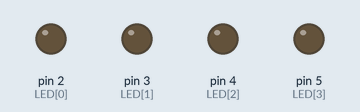
Recording of a sketch running on a simulated Arduino Uno, built with avr-gcc and run on an emulated ATmega328P. Shown: output pins drawn as LEDs (lit = HIGH).

Above: at 0.11 s.
At 1.06 s:
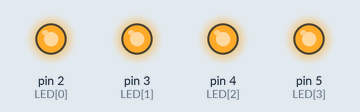
At 2.25 s:
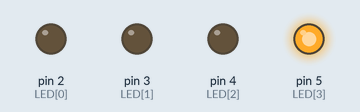
At 4.15 s:
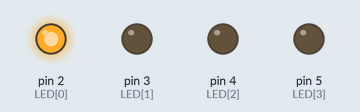
At 6.29 s:
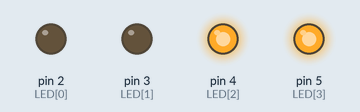
At 8.43 s:
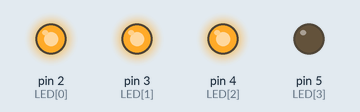
Timing chart, 0 to 8.7 s (numbered marks = the images above):
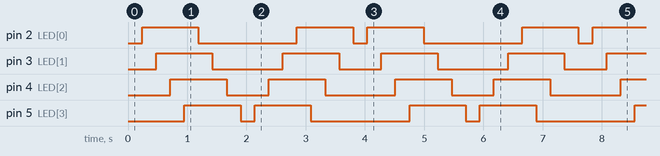

The sketch:

led_train_non_blocking_delay.ino
```cpp
/*
 * Author Name  : Badrikesh Prusty
 * Organisation : Emertxe Information Technologies (P) Ltd.
 * Date         : 03/08/2020
 * Description  : Write an Arduino program to create an LED train using 4 LEDs that enters and exits the tunnel in both Left to Right
                  and Right to Left using non-blocking delay.
 * Input        : No user input required
 * Output       : LED train will first enter then Tunnel from the Left and then exit the tunnel. Then it will Enter the tunnel from the
                  Right and exit the tunnel.
 */

#define L2R 0               //Defining direction value for train moving Left to Right
#define R2L 1               //For train moving Right to Left
#define some_msec 0xFFFF    //defining wait time this value creates delay in the order of milli seconds (non blocking delay)

byte LED[4] = {2, 3, 4, 5}; //Defining array of LED with values as arduino pins
                            //that a specific LED is connected to
void setup() {              //setup function runs only once the after arduino is connected to the power or reset button is pressed
  for ( byte i = 0; i < 4; i++ )    //iterate the loop 4 times as number of LEDs is used is 4
    pinMode(LED[i], OUTPUT);        //creating all 4 digital pins of arduino that the LEDs are connected to as OUTPUT
}

void loop() {                         //Loop function iterates all the the time after the setup function
  static char i = 0;                  //defining static variables such that it gets declared only once if the loop runs for the first time
  static bool flag = 1, route = L2R;  //flag is the state of the switch and initially set to on, initial route to follow is Left to right
  static unsigned wait = 0;           //initial value of nuon blocking delay is 0

  if ( wait == some_msec )  {         //if wait time matches the defined milli_seconds delay go to this block
    wait = 0;                         //set back the wait value to 0
    digitalWrite(LED[i], flag);       //Turn on or off the LED as per the flag value, 0 for OFF, 1 for ON
    if ( route == L2R )               //if the route is Left to Right
      i++;                            //increment the i which will point to next consecutive LED
    else if ( route == R2L )
      i--;                            //if Right to left point to previous consecutive LED
  }

  if ( i == 4 || i == -1 )  {         //if i value reaches 4 and -1 then all the LEDs are in same state and waiting for turning on or off
    if ( flag == 0 )                  //if switch state is 0 that mean all the LEDs are off then change the route
      route = !route;                 //if route is Left to right then change to Right to Left and vise-versa
    flag = !flag;                     //if value of flag is 0 change it to 1 or vise-versa

    if ( route == L2R )               //if the root is Left to Right
      i = 0;                          //LEDs will start from 0th location. i.e., start glowing from 0 to 3 or turning off from 0 to 3
    else if ( route == R2L )
      i = 3;                          //else 3 to 0. Starting from 3
  }
  wait++;                             //increment the wait value everytime the loop runs
}
```

Measured:
- by itself, pin 2 (LED[0]): repeats every 3.8 s: LOW 1.7 s, HIGH 0.95 s, LOW 0.24 s, HIGH 0.95 s
- by itself, pin 3 (LED[1]): repeats every 3.8 s: LOW 1.2 s, HIGH 0.95 s, LOW 0.71 s, HIGH 0.95 s
- by itself, pin 4 (LED[2]): repeats every 3.8 s: LOW 0.71 s, HIGH 0.95 s, LOW 1.2 s, HIGH 0.95 s
- by itself, pin 5 (LED[3]): repeats every 3.8 s: LOW 0.24 s, HIGH 0.95 s, LOW 1.7 s, HIGH 0.95 s
